Frame 1 (no input): blank canvas, image omitted
Frame 60 (the mouse pressed at the canvas centre just before this capture): blank canvas, image omitted
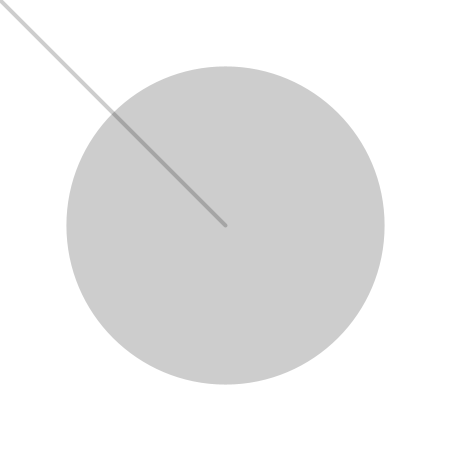
Frame 120 (the mouse held since frame 60 and released just before this capture)

The Processing sketch whose frames 1 and 60 were blank and that drew this single picture after the mouse press (run headless with seeded random() and noise(); from frame 60 on, the mouse is pressed at the canvas centre):

// Processing sketch: processing_56519
// ── processing_56519.pde

void setup() 


{ 
background(255); 
size(450,450); 
strokeWeight(4); 
stroke(0,050); 
smooth(); 
} 


void draw() 
{ 
switch(key){ 

case 's': 
save("bild.png"); 
break; 

default: 
stroke(0,50); 
} 



if(mousePressed){ 
float d = dist(mouseX, mouseY, pmouseX, pmouseY); 

line(mouseX,mouseY, pmouseX, pmouseY); 
strokeWeight(d); 

} 

}
